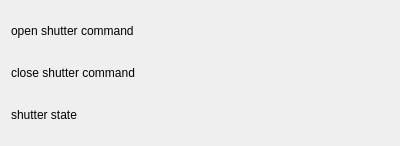
<?xml version="1.0" encoding="UTF-8"?>
<ui version="4.0">
 <class>Form</class>
 <widget class="QWidget" name="Form">
  <property name="geometry">
   <rect>
    <x>0</x>
    <y>0</y>
    <width>400</width>
    <height>144</height>
   </rect>
  </property>
  <property name="windowTitle">
   <string>Form</string>
  </property>
  <layout class="QGridLayout" name="gridLayout_2">
   <item row="0" column="0">
    <layout class="QGridLayout" name="gridLayout">
     <property name="spacing">
      <number>2</number>
     </property>
     <item row="0" column="1">
      <widget class="PyDMEnumButton" name="PyDMEnumButton">
       <property name="minimumSize">
        <size>
         <width>0</width>
         <height>40</height>
        </size>
       </property>
       <property name="toolTip">
        <string>pss:open</string>
       </property>
       <property name="alarmSensitiveBorder" stdset="0">
        <bool>false</bool>
       </property>
       <property name="precisionFromPV" stdset="0">
        <bool>false</bool>
       </property>
       <property name="channel" stdset="0">
        <string>ca://pss:open</string>
       </property>
       <property name="widgetType" stdset="0">
        <enum>PyDMEnumButton::RadioButton</enum>
       </property>
       <property name="orientation" stdset="0">
        <enum>Qt::Horizontal</enum>
       </property>
      </widget>
     </item>
     <item row="0" column="0">
      <widget class="PyDMLabel" name="PyDMLabel">
       <property name="minimumSize">
        <size>
         <width>0</width>
         <height>40</height>
        </size>
       </property>
       <property name="toolTip">
        <string/>
       </property>
       <property name="text">
        <string>open shutter command</string>
       </property>
      </widget>
     </item>
     <item row="1" column="0">
      <widget class="PyDMLabel" name="PyDMLabel_2">
       <property name="minimumSize">
        <size>
         <width>0</width>
         <height>40</height>
        </size>
       </property>
       <property name="toolTip">
        <string/>
       </property>
       <property name="text">
        <string>close shutter command</string>
       </property>
      </widget>
     </item>
     <item row="1" column="1">
      <widget class="PyDMEnumButton" name="PyDMEnumButton_2">
       <property name="minimumSize">
        <size>
         <width>0</width>
         <height>40</height>
        </size>
       </property>
       <property name="toolTip">
        <string>pss:close</string>
       </property>
       <property name="alarmSensitiveBorder" stdset="0">
        <bool>false</bool>
       </property>
       <property name="precisionFromPV" stdset="0">
        <bool>false</bool>
       </property>
       <property name="channel" stdset="0">
        <string>ca://pss:close</string>
       </property>
       <property name="widgetType" stdset="0">
        <enum>PyDMEnumButton::RadioButton</enum>
       </property>
       <property name="orientation" stdset="0">
        <enum>Qt::Horizontal</enum>
       </property>
      </widget>
     </item>
     <item row="2" column="0">
      <widget class="PyDMLabel" name="PyDMLabel_3">
       <property name="minimumSize">
        <size>
         <width>0</width>
         <height>40</height>
        </size>
       </property>
       <property name="toolTip">
        <string/>
       </property>
       <property name="text">
        <string>shutter state</string>
       </property>
      </widget>
     </item>
     <item row="2" column="1">
      <widget class="PyDMEnumButton" name="PyDMEnumButton_3">
       <property name="minimumSize">
        <size>
         <width>0</width>
         <height>40</height>
        </size>
       </property>
       <property name="toolTip">
        <string>pss:state</string>
       </property>
       <property name="alarmSensitiveBorder" stdset="0">
        <bool>false</bool>
       </property>
       <property name="precisionFromPV" stdset="0">
        <bool>false</bool>
       </property>
       <property name="channel" stdset="0">
        <string>ca://pss:state</string>
       </property>
       <property name="widgetType" stdset="0">
        <enum>PyDMEnumButton::RadioButton</enum>
       </property>
       <property name="orientation" stdset="0">
        <enum>Qt::Horizontal</enum>
       </property>
      </widget>
     </item>
    </layout>
   </item>
  </layout>
 </widget>
 <customwidgets>
  <customwidget>
   <class>PyDMLabel</class>
   <extends>QLabel</extends>
   <header>pydm.widgets.label</header>
  </customwidget>
  <customwidget>
   <class>PyDMEnumButton</class>
   <extends>QWidget</extends>
   <header>pydm.widgets.enum_button</header>
  </customwidget>
 </customwidgets>
 <resources/>
 <connections/>
</ui>
